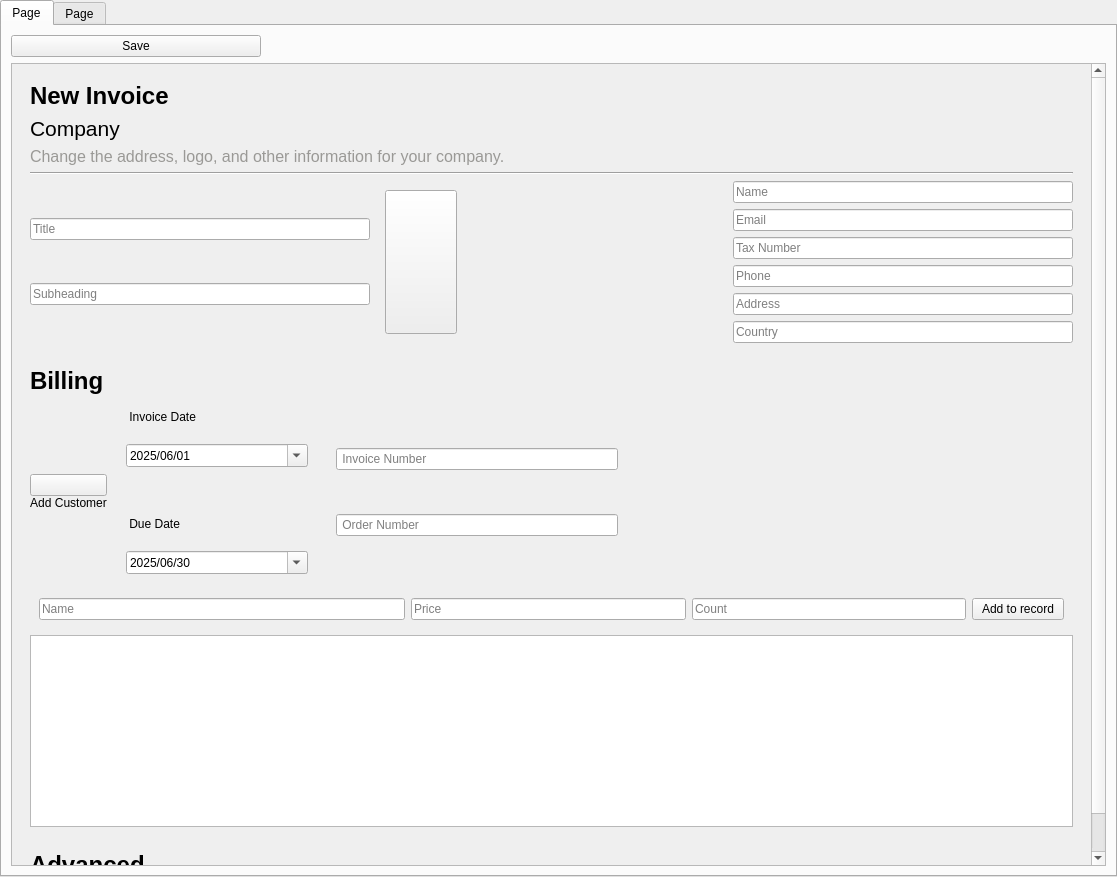
<?xml version="1.0" encoding="UTF-8"?>
<ui version="4.0">
 <class>Form</class>
 <widget class="QTabWidget" name="Form">
  <property name="geometry">
   <rect>
    <x>0</x>
    <y>0</y>
    <width>1117</width>
    <height>877</height>
   </rect>
  </property>
  <widget class="QWidget" name="Invoices">
   <attribute name="title">
    <string>Page</string>
   </attribute>
   <layout class="QVBoxLayout">
    <item>
     <widget class="QPushButton" name="save_btn">
      <property name="maximumSize">
       <size>
        <width>250</width>
        <height>16777215</height>
       </size>
      </property>
      <property name="text">
       <string>Save</string>
      </property>
      <property name="class" stdset="0">
       <string>primary outlined</string>
      </property>
     </widget>
    </item>
    <item>
     <widget class="QScrollArea" name="scrollArea">
      <property name="widgetResizable">
       <bool>true</bool>
      </property>
      <widget class="QWidget" name="scrollarea_qwidget">
       <property name="geometry">
        <rect>
         <x>0</x>
         <y>0</y>
         <width>1079</width>
         <height>921</height>
        </rect>
       </property>
       <layout class="QVBoxLayout" name="scrollarea_qwidget_layout">
        <property name="leftMargin">
         <number>0</number>
        </property>
        <property name="topMargin">
         <number>0</number>
        </property>
        <property name="rightMargin">
         <number>0</number>
        </property>
        <item alignment="Qt::AlignmentFlag::AlignTop">
         <widget class="QWidget" name="frame" native="true">
          <layout class="QVBoxLayout" name="frame_verticalLayout">
           <item alignment="Qt::AlignmentFlag::AlignTop">
            <widget class="QWidget" name="frame_invoice" native="true">
             <layout class="QVBoxLayout" name="frame_invoice_layout">
              <item>
               <widget class="QLabel" name="label_new_invoice">
                <property name="font">
                 <font>
                  <pointsize>18</pointsize>
                  <bold>true</bold>
                 </font>
                </property>
                <property name="text">
                 <string>New Invoice</string>
                </property>
                <property name="wordWrap">
                 <bool>true</bool>
                </property>
               </widget>
              </item>
              <item>
               <widget class="QLabel" name="label_company">
                <property name="font">
                 <font>
                  <pointsize>16</pointsize>
                  <fontweight>DemiBold</fontweight>
                 </font>
                </property>
                <property name="text">
                 <string>Company</string>
                </property>
                <property name="wordWrap">
                 <bool>true</bool>
                </property>
               </widget>
              </item>
              <item>
               <widget class="QLabel" name="label_subtitle">
                <property name="font">
                 <font>
                  <pointsize>12</pointsize>
                 </font>
                </property>
                <property name="styleSheet">
                 <string notr="true">color: rgb(154, 153, 150)</string>
                </property>
                <property name="text">
                 <string>Change the address, logo, and other information for your company.</string>
                </property>
                <property name="wordWrap">
                 <bool>true</bool>
                </property>
               </widget>
              </item>
              <item>
               <widget class="Line" name="line">
                <property name="orientation">
                 <enum>Qt::Orientation::Horizontal</enum>
                </property>
               </widget>
              </item>
              <item>
               <widget class="QWidget" name="widget" native="true">
                <layout class="QHBoxLayout" name="_2" stretch="4,1,3,4">
                 <property name="spacing">
                  <number>6</number>
                 </property>
                 <property name="leftMargin">
                  <number>0</number>
                 </property>
                 <property name="topMargin">
                  <number>0</number>
                 </property>
                 <property name="rightMargin">
                  <number>0</number>
                 </property>
                 <property name="bottomMargin">
                  <number>0</number>
                 </property>
                 <item>
                  <widget class="QWidget" name="frame_title_sub" native="true">
                   <layout class="QVBoxLayout" name="verticalLayout">
                    <property name="leftMargin">
                     <number>0</number>
                    </property>
                    <property name="topMargin">
                     <number>0</number>
                    </property>
                    <property name="rightMargin">
                     <number>0</number>
                    </property>
                    <property name="bottomMargin">
                     <number>0</number>
                    </property>
                    <item>
                     <widget class="QLineEdit" name="title_input">
                      <property name="placeholderText">
                       <string>Title</string>
                      </property>
                     </widget>
                    </item>
                    <item>
                     <widget class="QLineEdit" name="subheading_input">
                      <property name="placeholderText">
                       <string>Subheading</string>
                      </property>
                     </widget>
                    </item>
                   </layout>
                  </widget>
                 </item>
                 <item>
                  <widget class="QWidget" name="frame_btn_logo" native="true">
                   <layout class="QHBoxLayout" name="horizontalLayout">
                    <property name="spacing">
                     <number>0</number>
                    </property>
                    <item>
                     <widget class="QPushButton" name="select_logo_btn">
                      <property name="sizePolicy">
                       <sizepolicy hsizetype="Minimum" vsizetype="Expanding">
                        <horstretch>0</horstretch>
                        <verstretch>0</verstretch>
                       </sizepolicy>
                      </property>
                      <property name="font">
                       <font>
                        <pointsize>18</pointsize>
                        <bold>true</bold>
                       </font>
                      </property>
                      <property name="text">
                       <string/>
                      </property>
                      <property name="icon">
                       <iconset theme="QIcon::ThemeIcon::InsertImage"/>
                      </property>
                      <property name="iconSize">
                       <size>
                        <width>128</width>
                        <height>128</height>
                       </size>
                      </property>
                     </widget>
                    </item>
                   </layout>
                  </widget>
                 </item>
                 <item>
                  <widget class="QFrame" name="frame_logo">
                   <property name="frameShape">
                    <enum>QFrame::Shape::NoFrame</enum>
                   </property>
                   <property name="lineWidth">
                    <number>0</number>
                   </property>
                   <layout class="QVBoxLayout" name="verticalLayout_2">
                    <property name="leftMargin">
                     <number>0</number>
                    </property>
                    <property name="topMargin">
                     <number>0</number>
                    </property>
                    <property name="rightMargin">
                     <number>0</number>
                    </property>
                    <property name="bottomMargin">
                     <number>0</number>
                    </property>
                    <item>
                     <widget class="QLabel" name="image_lable">
                      <property name="lineWidth">
                       <number>0</number>
                      </property>
                      <property name="text">
                       <string/>
                      </property>
                     </widget>
                    </item>
                   </layout>
                  </widget>
                 </item>
                 <item>
                  <widget class="QWidget" name="frame_address" native="true">
                   <layout class="QVBoxLayout" name="verticalLayout_3">
                    <property name="leftMargin">
                     <number>0</number>
                    </property>
                    <property name="topMargin">
                     <number>0</number>
                    </property>
                    <property name="rightMargin">
                     <number>0</number>
                    </property>
                    <property name="bottomMargin">
                     <number>0</number>
                    </property>
                    <item>
                     <widget class="QLineEdit" name="name_input">
                      <property name="placeholderText">
                       <string>Name</string>
                      </property>
                     </widget>
                    </item>
                    <item>
                     <widget class="QLineEdit" name="email_input">
                      <property name="placeholderText">
                       <string>Email</string>
                      </property>
                     </widget>
                    </item>
                    <item>
                     <widget class="QLineEdit" name="tax_number_input">
                      <property name="placeholderText">
                       <string>Tax Number</string>
                      </property>
                     </widget>
                    </item>
                    <item>
                     <widget class="QLineEdit" name="phone_input">
                      <property name="placeholderText">
                       <string>Phone</string>
                      </property>
                     </widget>
                    </item>
                    <item>
                     <widget class="QLineEdit" name="address_input">
                      <property name="placeholderText">
                       <string>Address</string>
                      </property>
                     </widget>
                    </item>
                    <item>
                     <widget class="QLineEdit" name="country_input">
                      <property name="placeholderText">
                       <string>Country</string>
                      </property>
                     </widget>
                    </item>
                   </layout>
                  </widget>
                 </item>
                </layout>
               </widget>
              </item>
             </layout>
            </widget>
           </item>
           <item>
            <widget class="QWidget" name="frame_billing" native="true">
             <layout class="QVBoxLayout" name="frame_billing_layout">
              <item>
               <widget class="QLabel" name="label_billing">
                <property name="font">
                 <font>
                  <pointsize>18</pointsize>
                  <bold>true</bold>
                 </font>
                </property>
                <property name="text">
                 <string>Billing</string>
                </property>
                <property name="wordWrap">
                 <bool>true</bool>
                </property>
               </widget>
              </item>
              <item>
               <widget class="QWidget" name="widget_2" native="true">
                <layout class="QHBoxLayout" name="horizontalLayout_5" stretch="6,6">
                 <property name="spacing">
                  <number>0</number>
                 </property>
                 <property name="leftMargin">
                  <number>0</number>
                 </property>
                 <property name="topMargin">
                  <number>0</number>
                 </property>
                 <property name="rightMargin">
                  <number>0</number>
                 </property>
                 <property name="bottomMargin">
                  <number>0</number>
                 </property>
                 <item>
                  <widget class="QWidget" name="widget_4" native="true">
                   <layout class="QHBoxLayout" name="horizontalLayout_4">
                    <property name="spacing">
                     <number>10</number>
                    </property>
                    <property name="leftMargin">
                     <number>0</number>
                    </property>
                    <property name="topMargin">
                     <number>0</number>
                    </property>
                    <property name="rightMargin">
                     <number>0</number>
                    </property>
                    <property name="bottomMargin">
                     <number>0</number>
                    </property>
                    <item alignment="Qt::AlignmentFlag::AlignVCenter">
                     <widget class="QWidget" name="frame_btn_costumer_2" native="true">
                      <layout class="QVBoxLayout" name="verticalLayout_4">
                       <property name="spacing">
                        <number>0</number>
                       </property>
                       <property name="leftMargin">
                        <number>0</number>
                       </property>
                       <property name="topMargin">
                        <number>0</number>
                       </property>
                       <property name="rightMargin">
                        <number>0</number>
                       </property>
                       <property name="bottomMargin">
                        <number>0</number>
                       </property>
                       <item>
                        <widget class="QPushButton" name="select_costumer_btn">
                         <property name="icon">
                          <iconset theme="QIcon::ThemeIcon::ContactNew"/>
                         </property>
                         <property name="iconSize">
                          <size>
                           <width>64</width>
                           <height>64</height>
                          </size>
                         </property>
                        </widget>
                       </item>
                       <item>
                        <widget class="QLabel" name="label_3">
                         <property name="text">
                          <string>Add Customer</string>
                         </property>
                         <property name="alignment">
                          <set>Qt::AlignmentFlag::AlignCenter</set>
                         </property>
                        </widget>
                       </item>
                      </layout>
                     </widget>
                    </item>
                    <item>
                     <widget class="QWidget" name="date_layout_widget" native="true">
                      <property name="minimumSize">
                       <size>
                        <width>200</width>
                        <height>0</height>
                       </size>
                      </property>
                      <layout class="QVBoxLayout" name="date_layout">
                       <property name="spacing">
                        <number>10</number>
                       </property>
                       <item>
                        <widget class="QLabel" name="label">
                         <property name="text">
                          <string> Invoice Date</string>
                         </property>
                        </widget>
                       </item>
                       <item>
                        <spacer name="horizontalSpacer_2">
                         <property name="orientation">
                          <enum>Qt::Orientation::Horizontal</enum>
                         </property>
                         <property name="sizeHint" stdset="0">
                          <size>
                           <width>40</width>
                           <height>10</height>
                          </size>
                         </property>
                        </spacer>
                       </item>
                       <item>
                        <widget class="QDateEdit" name="dateEdit">
                         <property name="displayFormat">
                          <string>yyyy/MM/dd</string>
                         </property>
                         <property name="calendarPopup">
                          <bool>true</bool>
                         </property>
                         <property name="timeSpec">
                          <enum>Qt::TimeSpec::LocalTime</enum>
                         </property>
                         <property name="date">
                          <date>
                           <year>2025</year>
                           <month>6</month>
                           <day>1</day>
                          </date>
                         </property>
                        </widget>
                       </item>
                       <item>
                        <spacer name="horizontalSpacer">
                         <property name="orientation">
                          <enum>Qt::Orientation::Horizontal</enum>
                         </property>
                         <property name="sizeHint" stdset="0">
                          <size>
                           <width>40</width>
                           <height>40</height>
                          </size>
                         </property>
                        </spacer>
                       </item>
                       <item>
                        <widget class="QLabel" name="label_2">
                         <property name="text">
                          <string> Due Date</string>
                         </property>
                        </widget>
                       </item>
                       <item>
                        <spacer name="horizontalSpacer_3">
                         <property name="orientation">
                          <enum>Qt::Orientation::Horizontal</enum>
                         </property>
                         <property name="sizeHint" stdset="0">
                          <size>
                           <width>40</width>
                           <height>10</height>
                          </size>
                         </property>
                        </spacer>
                       </item>
                       <item>
                        <widget class="QDateEdit" name="dateEdit_2">
                         <property name="displayFormat">
                          <string>yyyy/MM/dd</string>
                         </property>
                         <property name="calendarPopup">
                          <bool>true</bool>
                         </property>
                         <property name="date">
                          <date>
                           <year>2025</year>
                           <month>6</month>
                           <day>30</day>
                          </date>
                         </property>
                        </widget>
                       </item>
                      </layout>
                     </widget>
                    </item>
                    <item>
                     <widget class="QWidget" name="widget_6" native="true">
                      <property name="minimumSize">
                       <size>
                        <width>300</width>
                        <height>0</height>
                       </size>
                      </property>
                      <layout class="QVBoxLayout" name="verticalLayout_5">
                       <item>
                        <widget class="QLineEdit" name="lineEdit">
                         <property name="placeholderText">
                          <string> Invoice Number</string>
                         </property>
                        </widget>
                       </item>
                       <item>
                        <widget class="QLineEdit" name="lineEdit_2">
                         <property name="placeholderText">
                          <string> Order Number </string>
                         </property>
                        </widget>
                       </item>
                      </layout>
                     </widget>
                    </item>
                   </layout>
                  </widget>
                 </item>
                 <item>
                  <widget class="QWidget" name="widget_5" native="true"/>
                 </item>
                </layout>
               </widget>
              </item>
              <item>
               <widget class="QWidget" name="widget_3" native="true">
                <layout class="QHBoxLayout" name="horizontalLayout_3" stretch="4,3,3,1">
                 <item>
                  <widget class="QLineEdit" name="billing_name_input">
                   <property name="placeholderText">
                    <string>Name</string>
                   </property>
                  </widget>
                 </item>
                 <item>
                  <widget class="QLineEdit" name="price_input">
                   <property name="placeholderText">
                    <string>Price</string>
                   </property>
                  </widget>
                 </item>
                 <item>
                  <widget class="QLineEdit" name="count_input">
                   <property name="placeholderText">
                    <string>Count</string>
                   </property>
                  </widget>
                 </item>
                 <item>
                  <widget class="QPushButton" name="add_to_record_btn">
                   <property name="text">
                    <string>Add to record</string>
                   </property>
                   <property name="class" stdset="0">
                    <string>primary outlined</string>
                   </property>
                  </widget>
                 </item>
                </layout>
               </widget>
              </item>
              <item>
               <widget class="QTableView" name="tableView">
                <property name="styleSheet">
                 <string notr="true"/>
                </property>
                <property name="editTriggers">
                 <set>QAbstractItemView::EditTrigger::NoEditTriggers</set>
                </property>
                <property name="tabKeyNavigation">
                 <bool>false</bool>
                </property>
                <property name="dragDropOverwriteMode">
                 <bool>false</bool>
                </property>
                <property name="selectionBehavior">
                 <enum>QAbstractItemView::SelectionBehavior::SelectRows</enum>
                </property>
                <property name="sortingEnabled">
                 <bool>true</bool>
                </property>
               </widget>
              </item>
             </layout>
            </widget>
           </item>
           <item alignment="Qt::AlignmentFlag::AlignTop">
            <widget class="QWidget" name="frame_advanced" native="true">
             <layout class="QVBoxLayout" name="frame_advanced_layout">
              <item>
               <widget class="QLabel" name="label_advanced">
                <property name="font">
                 <font>
                  <pointsize>18</pointsize>
                  <bold>true</bold>
                 </font>
                </property>
                <property name="text">
                 <string>Advanced</string>
                </property>
                <property name="wordWrap">
                 <bool>true</bool>
                </property>
               </widget>
              </item>
             </layout>
            </widget>
           </item>
          </layout>
         </widget>
        </item>
       </layout>
      </widget>
     </widget>
    </item>
   </layout>
  </widget>
  <widget class="QWidget" name="Customers">
   <attribute name="title">
    <string>Page</string>
   </attribute>
  </widget>
 </widget>
 <resources/>
 <connections/>
</ui>
